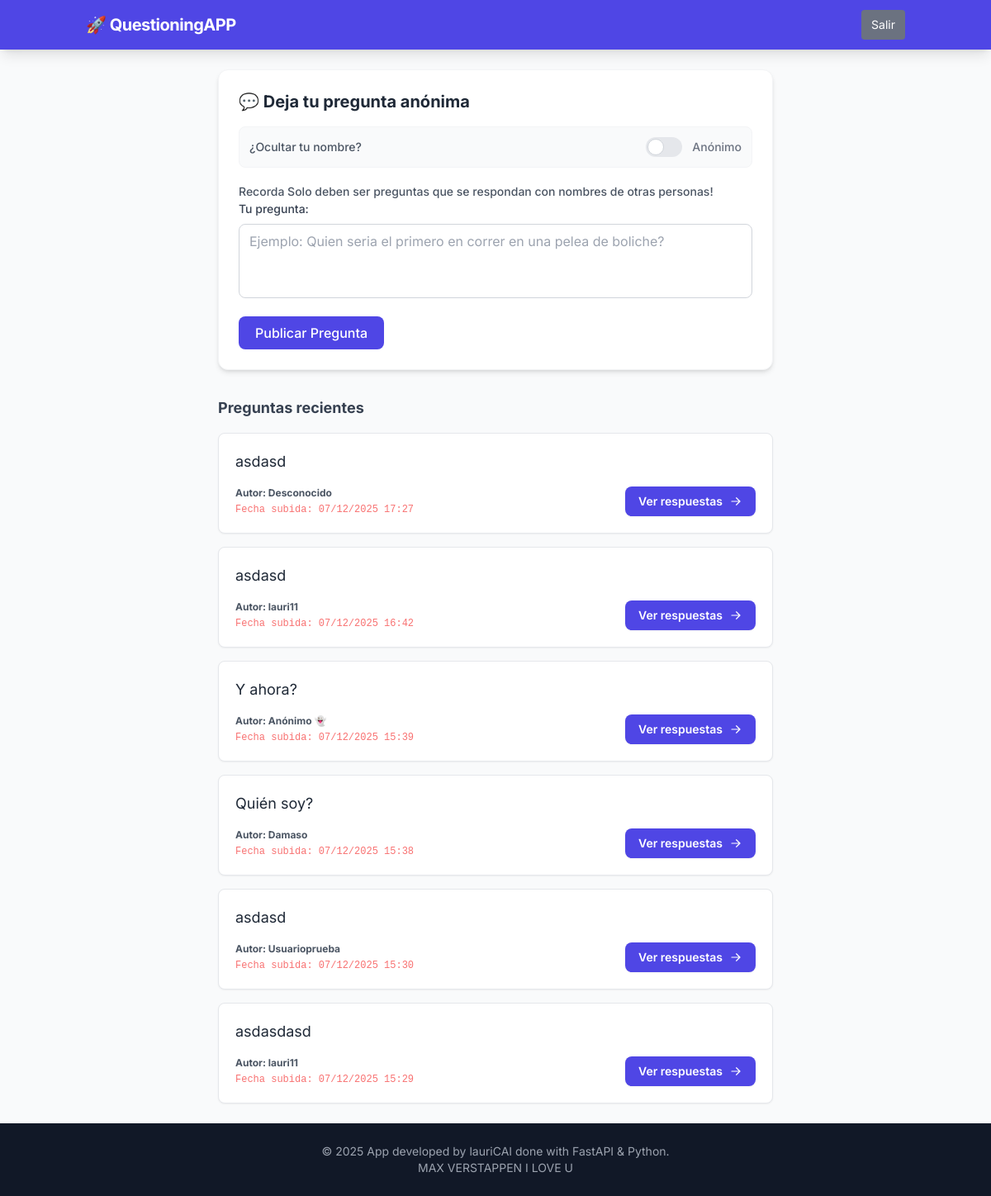
Page /question (signed in) on the committed database.
### app/models.py (models this page shows)
class Question(SQLModel, table=True):
    id: Optional[int] = Field(default=None, primary_key=True)
    content: str = Field(default=None)
    uploaded_at: datetime = Field(default=datetime.now())
    uploaded_by: str = Field(default="Anonimo 👻")

### app/main.py (the view)
@app.get("/question", response_class=HTMLResponse)
async def question(request: Request, session: Session = Depends(get_session)):
    query = select(Question).order_by(Question.uploaded_at.desc())
    questions = session.exec(query).all()
    return templates.TemplateResponse("question.html", {"request": request,
                                                        "questions": questions})

### app/templates/question.html (shortened to what this page needs)
{% extends "base.html" %}
{% block content %}
<div class="max-w-2xl mx-auto">
    <div class="bg-white p-6 rounded-xl shadow-md border border-gray-100 mb-8">
        <h2 class="text-xl font-bold text-gray-800 mb-4">💬 Deja tu pregunta anónima</h2>
        <form action="/question" method="post">
  <div class="flex items-center justify-between mb-4 bg-gray-50 p-3 rounded-lg border border-gray-100">
    <span class="text-sm text-gray-600 font-medium">¿Ocultar tu nombre?</span>
    <label class="inline-flex items-center cursor-pointer">
        <div class="relative w-11 h-6 bg-gray-200 peer-focus:outline-none peer-focus:ring-4 peer-focus:ring-indigo-300 rounded-full peer
                    peer-checked:after:translate-x-full rtl:peer-checked:after:-translate-x-full peer-checked:after:border-white
                    after:content-[''] after:absolute after:top-[2px] after:start-[2px] after:bg-white after:border-gray-300
                    after:border after:rounded-full after:h-5 after:w-5 after:transition-all
                    peer-checked:bg-indigo-600"></div>
        <span class="ms-3 text-sm font-medium text-gray-500 peer-checked:text-indigo-600">
            Anónimo
        </span>
    </label>
</div>
            <div class="mb-4">
                <span class="text-sm text-gray-600 font-medium">
                    Recorda Solo deben ser preguntas que se respondan con nombres de otras personas!
                </span>
                <label class="block text-sm font-medium text-gray-700 mb-2">Tu pregunta:</label>
                <textarea name="content" rows="3" required
                          placeholder="Ejemplo: Quien seria el primero en correr en una pelea de boliche?"
                          class="w-full px-3 py-2 border border-gray-300 rounded-lg focus:outline-none focus:ring-2 focus:ring-indigo-500 focus:border-transparent resize-none"></textarea>
            </div>
            <button type="submit"
                    class="bg-indigo-600 text-white px-5 py-2 rounded-lg hover:bg-indigo-700 transition font-medium">
                Publicar Pregunta
            </button>
        </form>
    </div>
    <h3 class="text-lg font-bold text-gray-700 mb-4">Preguntas recientes</h3>
<div class="space-y-4">
    {% for question in questions %}
    <div class="bg-white p-5 rounded-lg shadow-sm border border-gray-200 hover:shadow-md transition">
        <p class="text-gray-800 text-lg">{{ question.content }}</p>
        <div class="flex justify-between items-end mt-4">
            <div>
                <div class="text-xs text-gray-600 font-bold">
                    Autor: {{ question.uploaded_by }}
                </div>
                <div class="text-xs text-red-400 font-mono mt-1">
                    Fecha subida: {{ question.uploaded_at.strftime('%d/%m/%Y %H:%M') }}
                </div>
            </div>
            <a href="/question/{{ question.id }}"
               class="bg-indigo-600 hover:bg-indigo-700 text-white text-sm font-semibold py-2 px-4 rounded-lg transition shadow-sm flex items-center gap-2">
                Ver respuestas
                <svg xmlns="http://www.w3.org/2000/svg" viewBox="0 0 20 20" fill="currentColor" class="w-4 h-4">
                  <path fill-rule="evenodd" d="M3 10a.75.75 0 01.75-.75h10.638L10.23 5.29a.75.75 0 111.04-1.08l5.5 5.25a.75.75 0 010 1.08l-5.5 5.25a.75.75 0 11-1.04-1.08l4.158-3.96H3.75A.75.75 0 013 10z" clip-rule="evenodd" />
                </svg>
            </a>
        </div>
    </div>
    {% else %}
    <p class="text-gray-500 italic text-center py-4">Nadie ha preguntado nada aún.</p>
    {% endfor %}
</div>
</div>
{% endblock %}

### app/templates/base.html (style rules this page uses)
body { font-family: 'Inter', sans-serif; }

### rows in the picture
Question: content "asdasd", uploaded_by "Desconocido", uploaded_at "07/12/2025 17:27"
Question: content "asdasd", uploaded_by "lauri11", uploaded_at "07/12/2025 16:42"
Question: content "Y ahora?", uploaded_by "Anónimo 👻", uploaded_at "07/12/2025 15:39"
Question: content "Quién soy?", uploaded_by "Damaso", uploaded_at "07/12/2025 15:38"
Question: content "asdasd", uploaded_by "Usuarioprueba", uploaded_at "07/12/2025 15:30"
Question: content "asdasdasd", uploaded_by "lauri11", uploaded_at "07/12/2025 15:29"
